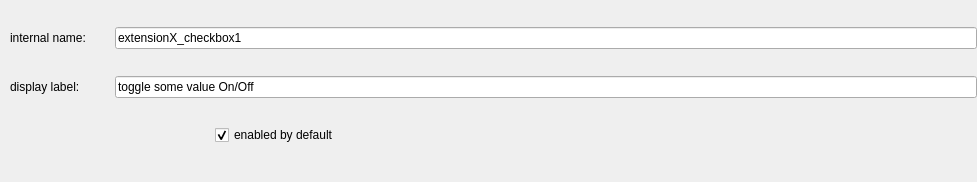
<?xml version="1.0" encoding="UTF-8"?>
<ui version="4.0">
 <class>checkbox_edit</class>
 <widget class="QWidget" name="checkbox_edit">
  <property name="geometry">
   <rect>
    <x>0</x>
    <y>0</y>
    <width>977</width>
    <height>182</height>
   </rect>
  </property>
  <property name="windowTitle">
   <string>Form</string>
  </property>
  <layout class="QVBoxLayout" name="verticalLayout">
   <property name="spacing">
    <number>5</number>
   </property>
   <property name="leftMargin">
    <number>10</number>
   </property>
   <property name="topMargin">
    <number>5</number>
   </property>
   <property name="rightMargin">
    <number>0</number>
   </property>
   <property name="bottomMargin">
    <number>5</number>
   </property>
   <item>
    <layout class="QHBoxLayout" name="internalNameLayout">
     <item>
      <widget class="QLabel" name="internalNameLabel">
       <property name="minimumSize">
        <size>
         <width>100</width>
         <height>0</height>
        </size>
       </property>
       <property name="text">
        <string>internal name:</string>
       </property>
      </widget>
     </item>
     <item>
      <widget class="QLineEdit" name="cfg_name">
       <property name="text">
        <string>extensionX_checkbox1</string>
       </property>
      </widget>
     </item>
    </layout>
   </item>
   <item>
    <layout class="QHBoxLayout" name="displayLabelLayout">
     <item>
      <widget class="QLabel" name="displayLabelLabel">
       <property name="minimumSize">
        <size>
         <width>100</width>
         <height>0</height>
        </size>
       </property>
       <property name="text">
        <string>display label:</string>
       </property>
      </widget>
     </item>
     <item>
      <widget class="QLineEdit" name="cfg_label">
       <property name="text">
        <string>toggle some value On/Off</string>
       </property>
      </widget>
     </item>
    </layout>
   </item>
   <item>
    <layout class="QHBoxLayout" name="enabledLayout" stretch="0,0">
     <property name="bottomMargin">
      <number>10</number>
     </property>
     <item>
      <widget class="QLabel" name="label">
       <property name="minimumSize">
        <size>
         <width>100</width>
         <height>0</height>
        </size>
       </property>
       <property name="maximumSize">
        <size>
         <width>200</width>
         <height>16777215</height>
        </size>
       </property>
       <property name="text">
        <string/>
       </property>
      </widget>
     </item>
     <item>
      <widget class="QCheckBox" name="cfg_enabled">
       <property name="text">
        <string>enabled by default</string>
       </property>
       <property name="checked">
        <bool>true</bool>
       </property>
      </widget>
     </item>
    </layout>
   </item>
  </layout>
 </widget>
 <resources/>
 <connections/>
</ui>
